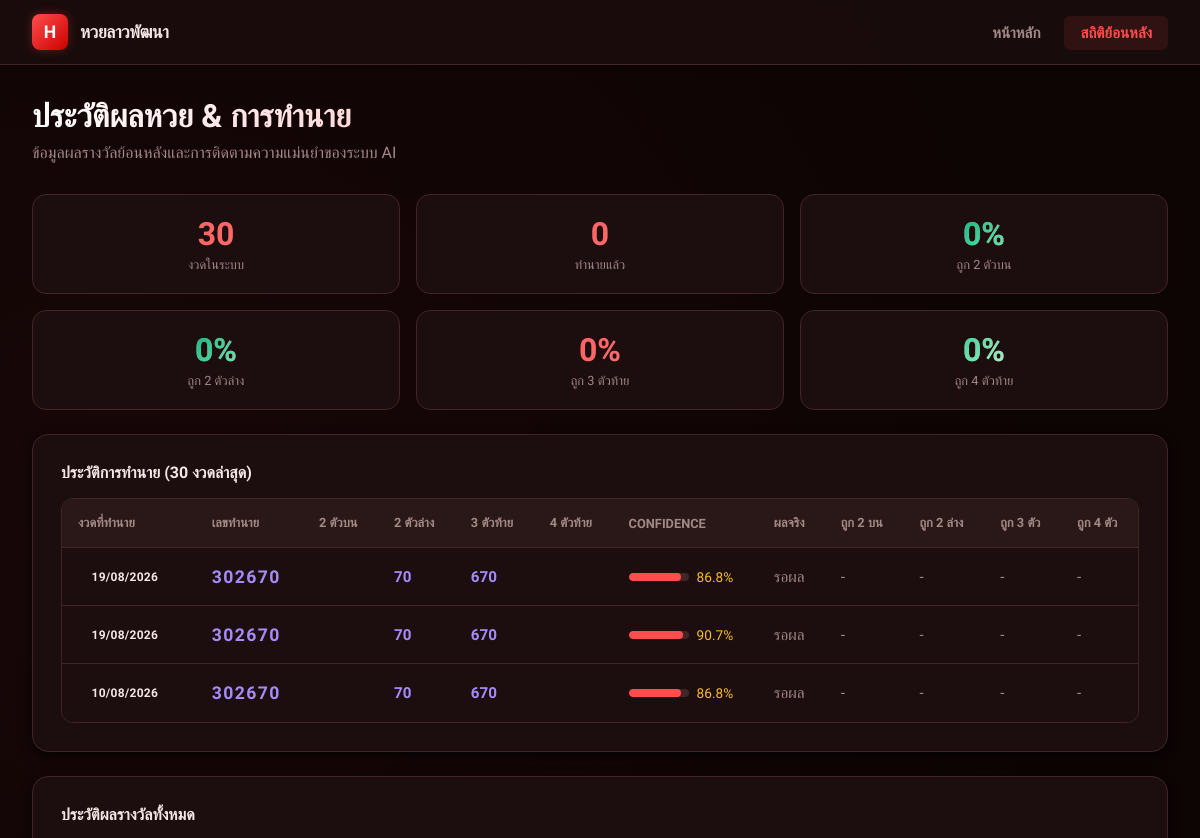
The page /history/ (upper part) on the database as committed earlier.
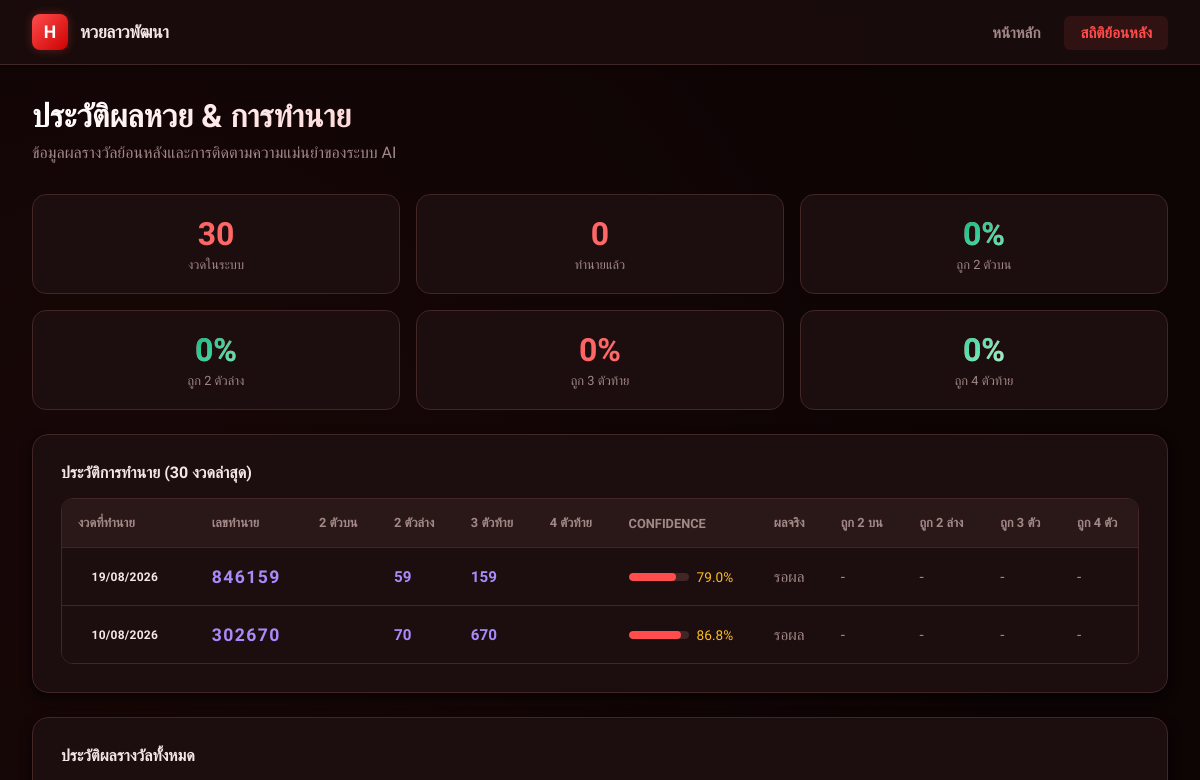
The same page on the database as committed later.
### lottery/models.py (models this page shows, shortened)
class Prediction(models.Model):
    target_date = models.DateField(verbose_name="งวดที่ทำนาย")
    predicted_first = models.CharField(max_length=20, verbose_name="ทำนายรางวัลที่ 1")
    predicted_two = models.CharField(max_length=10, blank=True, verbose_name="ทำนาย 2 ตัวท้าย")
    predicted_two_top = models.CharField(max_length=100, blank=True, verbose_name="ทำนาย 2 ตัวบน")
    predicted_three = models.CharField(max_length=10, blank=True, verbose_name="ทำนาย 3 ตัวท้าย")
    predicted_four = models.CharField(max_length=100, blank=True, verbose_name="ทำนาย 4 ตัวท้าย")
    confidence = models.FloatField(default=0.0, verbose_name="ความมั่นใจ (%)")
    model_used = models.CharField(max_length=50, default="ensemble", verbose_name="โมเดลที่ใช้")
    key_digit = models.CharField(max_length=5, default="N/A", verbose_name="เลขเด่นหลัก")
    secondary_digit = models.CharField(max_length=5, default="N/A", verbose_name="เลขเด่นรอง")
    vote_breakdown = models.JSONField(null=True, blank=True, verbose_name="รายละเอียดคะแนนโหวต")
    actual_result = models.ForeignKey(
        LotteryResult, null=True, blank=True,
        on_delete=models.SET_NULL,
        related_name='predictions',
        verbose_name="ผลจริง"
    )
    is_correct_two = models.BooleanField(null=True, blank=True, verbose_name="ถูก 2 ตัวท้าย")
    is_correct_two_top = models.BooleanField(null=True, blank=True, verbose_name="ถูก 2 ตัวบน")
    is_correct_three = models.BooleanField(null=True, blank=True, verbose_name="ถูก 3 ตัวท้าย")
    is_correct_four = models.BooleanField(null=True, blank=True, verbose_name="ถูก 4 ตัวท้าย")
    is_correct_first = models.BooleanField(null=True, blank=True, verbose_name="ถูกรางวัลที่ 1")
    created_at = models.DateTimeField(auto_now_add=True)
    class Meta:
        ordering = ['-target_date']
        verbose_name = "การทำนาย"
        verbose_name_plural = "ประวัติการทำนาย"

### lottery/views.py (the view)
# urls.py: path('history/', views.history, name='history'),
def history(request):
    today = timezone.localdate()
    _check_and_fetch_pending(today)
    results = LotteryResult.objects.order_by('-draw_date')
    predictions = Prediction.objects.order_by('-target_date')[:30]
    stats = get_accuracy_stats()
    context = {
        'results': results,
        'predictions': predictions,
        'stats': stats,
    }
    return render(request, 'lottery/history.html', context)

### lottery/models.py (called while the page is built)
    @property
    def last_two(self):
        if self.two_digit:
            return self.two_digit
        if len(self.first_prize) >= 2:
            return self.first_prize[-2:]
        return ""

    @property
    def last_three(self):
        if self.three_digit:
            return self.three_digit
        if len(self.first_prize) >= 3:
            return self.first_prize[-3:]
        return ""

    @property
    def last_four(self):
        if self.four_digit:
            return self.four_digit
        if len(self.first_prize) >= 4:
            return self.first_prize[-4:]
        return ""

    @property
    def last_two_top(self):
        if self.two_digit_top:
            return self.two_digit_top
        if len(self.first_prize) >= 4:
            return self.first_prize[2:4]
        return ""

### lottery/services/fetcher.py (called while the page is built, shortened)
def fetch_and_save(target_date: date = None):
    from lottery.models import LotteryResult, FetchLog
    if target_date is None:
        target_date = date.today()
    existing = LotteryResult.objects.filter(draw_date=target_date).first()
    if existing and existing.first_prize:
        return existing, "มีข้อมูลแล้ว ไม่ต้องดึงใหม่"
    mthai_data = fetch_mthai_results(pages=1)
    six_digits = mthai_data.get(target_date)
    if not six_digits:
        saved_count = 0
        FetchLog.objects.create(
            status='fail' if not six_digits else 'success',
            message=f"ไม่พบผลหวยของวันที่ {target_date} แต่บันทึกข้อมูลงวดอื่นได้ {saved_count} งวด",
            records_saved=saved_count
        )
        return None, f"ไม่พบข้อมูลหวยงวด {target_date} (แต่มีอัปเดตข้อมูลงวดอื่น)"

### lottery/services/predictor.py (called while the page is built, shortened)
def get_accuracy_stats() -> dict:
    from lottery.models import Prediction
    evaluated = Prediction.objects.filter(actual_result__isnull=False)
    total = evaluated.count()
    if total == 0:
        return {'total': 0, 'correct_two': 0, 'correct_two_top': 0, 'correct_three': 0,
                'correct_four': 0, 'correct_first': 0,
                'acc_two': 0, 'acc_two_top': 0, 'acc_three': 0, 'acc_four': 0, 'acc_first': 0}

### lottery/templates/lottery/history.html (shortened to what this page needs)
{% extends "lottery/base.html" %}
{% block nav_history %}active{% endblock %}
{% block content %}
<div class="page-header">
    <h1>ประวัติผลหวย & การทำนาย</h1>
    <p>ข้อมูลผลรางวัลย้อนหลังและการติดตามความแม่นยำของระบบ AI</p>
</div>
<div class="stats-banner">
    <div class="stat-card">
        <div class="num">{{ results.count }}</div>
        <div class="label">งวดในระบบ</div>
    </div>
    <div class="stat-card">
        <div class="num">{{ stats.total }}</div>
        <div class="label">ทำนายแล้ว</div>
    </div>
    <div class="stat-card">
        <div class="num" style="color: inherit;">
            <span style="background:linear-gradient(135deg,var(--success),#6ee7b7); -webkit-background-clip:text; -webkit-text-fill-color:transparent;">
                {{ stats.acc_two_top }}%
            </span>
        </div>
        <div class="label">ถูก 2 ตัวบน</div>
    </div>
    <div class="stat-card">
        <div class="num" style="color: inherit;">
            <span style="background:linear-gradient(135deg,var(--success),#6ee7b7); -webkit-background-clip:text; -webkit-text-fill-color:transparent;">
                {{ stats.acc_two }}%
            </span>
        </div>
        <div class="label">ถูก 2 ตัวล่าง</div>
    </div>
    <div class="stat-card">
        <div class="num" style="color: inherit;">
            <span style="background:linear-gradient(135deg,var(--accent2),#a7f3d0); -webkit-background-clip:text; -webkit-text-fill-color:transparent;">
                {{ stats.acc_three }}%
            </span>
        </div>
        <div class="label">ถูก 3 ตัวท้าย</div>
    </div>
    <div class="stat-card">
        <div class="num" style="color: inherit;">
            <span style="background:linear-gradient(135deg,#34d399,#a7f3d0); -webkit-background-clip:text; -webkit-text-fill-color:transparent;">
                {{ stats.acc_four }}%
            </span>
        </div>
        <div class="label">ถูก 4 ตัวท้าย</div>
    </div>
</div>
<div class="card" style="margin-bottom:1.5rem;">
    <div class="section-title">ประวัติการทำนาย (30 งวดล่าสุด)</div>
    {% if predictions %}
    <div class="table-wrapper">
        <table>
            <thead>
                <tr>
                    <th>งวดที่ทำนาย</th>
                    <th>เลขทำนาย</th>
                    <th>2 ตัวบน</th>
                    <th>2 ตัวล่าง</th>
                    <th>3 ตัวท้าย</th>
                    <th>4 ตัวท้าย</th>
                    <th>Confidence</th>
                    <th>ผลจริง</th>
                    <th>ถูก 2 บน</th>
                    <th>ถูก 2 ล่าง</th>
                    <th>ถูก 3 ตัว</th>
                    <th>ถูก 4 ตัว</th>
                </tr>
            </thead>
            <tbody>
                {% for p in predictions %}
                <tr>
                    <td><span class="badge badge-purple">{{ p.target_date|date:"d/m/Y" }}</span></td>
                    <td class="number-pred">{{ p.predicted_first }}</td>
                    <td style="color:#a78bfa; font-weight:700;">{{ p.predicted_two_top }}</td>
                    <td style="color:#a78bfa; font-weight:700;">{{ p.predicted_two }}</td>
                    <td style="color:#a78bfa; font-weight:700;">{{ p.predicted_three }}</td>
                    <td style="color:#a78bfa; font-weight:700;">{{ p.predicted_four }}</td>
                    <td>
                        <div style="display:flex; align-items:center; gap:0.5rem;">
                            <div class="progress" style="width:60px; margin:0;">
                                <div class="progress-bar" style="width:{{ p.confidence }}%;"></div>
                            </div>
                            <span style="font-size:0.85rem; color:var(--warning);">{{ p.confidence }}%</span>
                        </div>
                    </td>
                    <td>
                        {% if p.actual_result %}
                            <span class="number-big">{{ p.actual_result.first_prize }}</span>
                        {% else %}
                            <span class="correct-pending">รอผล</span>
                        {% endif %}
                    </td>
                    <td>
                        {% if p.is_correct_two_top is None %}
                            <span class="correct-pending">-</span>
                        {% elif p.is_correct_two_top %}
                            <span class="correct-yes">ถูก</span>
                        {% else %}
                            <span class="correct-no">ผิด</span>
                        {% endif %}
                    </td>
                    <td>
                        {% if p.is_correct_two is None %}
                            <span class="correct-pending">-</span>
                        {% elif p.is_correct_two %}
                            <span class="correct-yes">ถูก</span>
                        {% else %}
                            <span class="correct-no">ผิด</span>
                        {% endif %}
                    </td>
                    <td>
                        {% if p.is_correct_three is None %}
                            <span class="correct-pending">-</span>
                        {% elif p.is_correct_three %}
                            <span class="correct-yes">ถูก</span>
                        {% else %}
                            <span class="correct-no">ผิด</span>
                        {% endif %}
                    </td>
                    <td>
                        {% if p.is_correct_four is None %}
                            <span class="correct-pending">-</span>
                        {% elif p.is_correct_four %}
                            <span class="correct-yes">ถูก</span>
                        {% else %}
                            <span class="correct-no">ผิด</span>
                        {% endif %}
                    </td>
                </tr>
                {% endfor %}
            </tbody>
        </table>
    </div>
    {% else %}
        <div style="text-align:center; padding:2rem; color:var(--text-muted);">
            ยังไม่มีประวัติการทำนาย
        </div>
    {% endif %}
</div>
<div class="card">
    <div class="section-title">ประวัติผลรางวัลทั้งหมด</div>
</div>
{% endblock %}

### lottery/templates/lottery/base.html (shortened to what this page needs)
<!DOCTYPE html>
<html lang="th">
<head>
</head>
<body>
    <nav>
        <div class="nav-inner">
            <a href="/" class="nav-brand">
                <div class="nav-logo">H</div>
                <span class="nav-title">หวยลาวพัฒนา</span>
            </a>
            <ul class="nav-links">
                <li><a href="/" id="nav-dashboard" class="{% block nav_dashboard %}{% endblock %}">หน้าหลัก</a></li>
                <li><a href="/history/" id="nav-history" class="{% block nav_history %}{% endblock %}">สถิติย้อนหลัง</a></li>
            </ul>
        </div>
    </nav>
    <main>
        {% block content %}{% endblock %}
    </main>
</body>
</html>

### lottery/templates/lottery/base.html (style rules this page uses)
:root { --primary: #ff4d4d; --primary-dark: #cc0000; --primary-light: #ff8080; --bg-body: #0d0404; --bg-card: #1c0e0e; --bg-box: #2a1818; --text-body: #f5e6e6; --text-card: #f5e6e6; --text-muted: #a38888; --border: #422525; --success: #10b981; --danger: #ef4444; --warning: #fbbf24; --shadow-sm: 0 2px 4px rgba(0, 0, 0, 0.5); --shadow-md: 0 4px 12px rgba(0, 0, 0, 0.7); --shadow-lg: 0 10px 25px rgba(0, 0, 0, 0.9); }
* { margin: 0; padding: 0; box-sizing: border-box; }
body { font-family: 'Sarabun', -apple-system, BlinkMacSystemFont, "Segoe UI", Roboto, sans-serif; background-color: var(--bg-body); color: var(--text-body); min-height: 100vh; -webkit-font-smoothing: antialiased; background-image: radial-gradient(circle at 10% 20%, rgba(230, 57, 70, 0.05) 0%, transparent 40%), radial-gradient(circle at 90% 80%, rgba(230, 57, 70, 0.05) 0%, transparent 40%); background-attachment: fixed; }
nav { background-color: rgba(28, 14, 14, 0.85); border-bottom: 1px solid var(--border); position: sticky; top: 0; z-index: 100; box-shadow: var(--shadow-sm); backdrop-filter: blur(12px); }
.nav-inner { max-width: 1200px; margin: 0 auto; display: flex; align-items: center; justify-content: space-between; height: 64px; padding: 0 2rem; }
.nav-brand { display: flex; align-items: center; gap: 0.75rem; text-decoration: none; }
.nav-logo { width: 36px; height: 36px; background: linear-gradient(135deg, var(--primary), var(--primary-dark)); color: #ffffff; border-radius: 8px; display: flex; align-items: center; justify-content: center; font-size: 1.1rem; font-weight: bold; box-shadow: 0 0 10px rgba(255, 77, 77, 0.3); }
.nav-title { font-size: 1.1rem; font-weight: 700; color: var(--text-card); letter-spacing: -0.02em; }
.nav-links { display: flex; gap: 0.5rem; list-style: none; }
.nav-links a { color: var(--text-muted); text-decoration: none; padding: 0.5rem 1rem; border-radius: 6px; transition: all 0.2s; font-weight: 600; font-size: 0.95rem; }
.nav-links a:hover, .nav-links a.active { color: var(--primary); background-color: rgba(255, 77, 77, 0.1); }
main { max-width: 1200px; margin: 0 auto; padding: 2rem; }
.card { background-color: var(--bg-card); color: var(--text-card); border: 1px solid var(--border); border-radius: 16px; padding: 1.75rem; box-shadow: var(--shadow-md); transition: all 0.3s cubic-bezier(0.4, 0, 0.2, 1); backdrop-filter: blur(8px); }
.badge { display: inline-block; padding: 0.35rem 0.85rem; border-radius: 6px; font-size: 0.75rem; font-weight: 600; letter-spacing: 0.02em; }
.table-wrapper { overflow-x: auto; border: 1px solid var(--border); border-radius: 8px; }
table { width: 100%; border-collapse: collapse; background-color: var(--bg-card); }
th { text-align: left; padding: 1rem; color: var(--text-muted); font-size: 0.8rem; font-weight: 600; text-transform: uppercase; border-bottom: 1px solid var(--border); background-color: var(--bg-box); white-space: nowrap; }
td { padding: 1rem; border-bottom: 1px solid var(--border); font-size: 0.95rem; font-weight: 500; white-space: nowrap; }
tr:last-child td { border-bottom: none; }
.progress { background-color: var(--border); border-radius: 999px; height: 8px; overflow: hidden; margin-top: 0.5rem; }
.progress-bar { height: 100%; border-radius: 999px; background-color: var(--primary); transition: width 1s ease; }

Rows that differ between the two databases and show on the page:
removed Prediction: target_date "19/08/2026", predicted_first "302670", predicted_two "70", predicted_three "670", confidence "86.8", shows "รอผล"
removed Prediction: target_date "19/08/2026", predicted_first "302670", predicted_two "70", predicted_three "670", confidence "90.7", shows "รอผล"
added Prediction: target_date "19/08/2026", predicted_first "846159", predicted_two "59", predicted_three "159", confidence "79.0", shows "รอผล"
